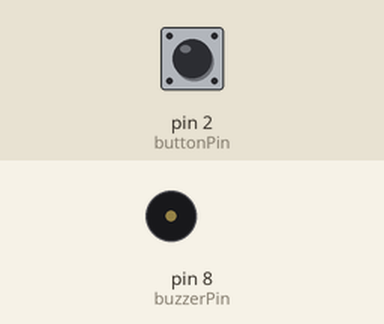
This sketch was run on a simulated Arduino Uno, built with avr-gcc and run on an emulated ATmega328P. Shown: buzzer (waves = sounding, pin HIGH). Inputs (shaded band) come from the test bench; at power-on: pin 2 (buttonPin) LOW.

Above: at 1.2 s.
1.3 s: pin 2 (buttonPin) pulled HIGH for 0.15 s
At 1.37 s:
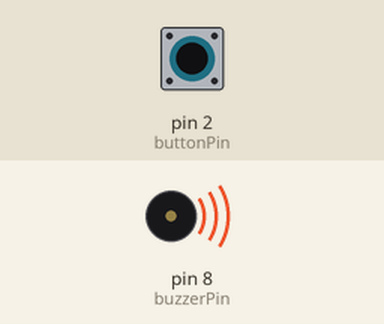
2.9 s: pin 2 (buttonPin) pulled HIGH for 3.2 s
At 7.3 s:
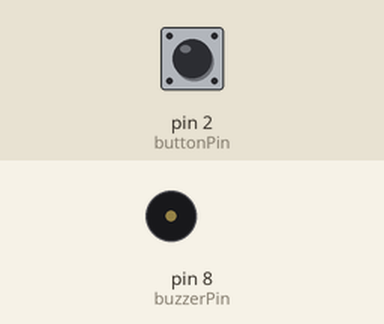
Timing chart, 0 to 8.8 s (numbered marks = the images above; inputs shaded):
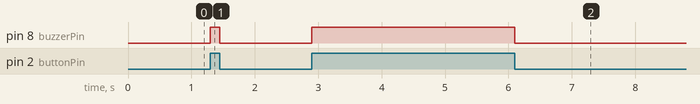

The sketch:

10_Button_Activated_Buzzer.ino
```cpp
// -------------------------------------------------------
// Program: Button-Activated Buzzer
// Description: This program turns ON a buzzer connected to pin 8
// whenever a button connected to pin 2 is pressed.
// When the button is released, the buzzer turns OFF.
// -------------------------------------------------------

int buttonPin = 2;   // Pin where the button is connected
int buzzerPin = 8;   // Pin where the buzzer is connected

void setup() {
  pinMode(buttonPin, INPUT);   // Set button pin as input
  pinMode(buzzerPin, OUTPUT);  // Set buzzer pin as output
}

void loop() {
  if (digitalRead(buttonPin) == HIGH) {
    digitalWrite(buzzerPin, HIGH);  // Turn buzzer ON
  } else {
    digitalWrite(buzzerPin, LOW);   // Turn buzzer OFF
  }
}
```

Measured:
- after the input at 1.3 s, pin 8 (buzzerPin): LOW → HIGH at once, → LOW 0.15 s later
- after the input at 2.9 s, pin 8 (buzzerPin): LOW → HIGH at once, → LOW 3.2 s later
